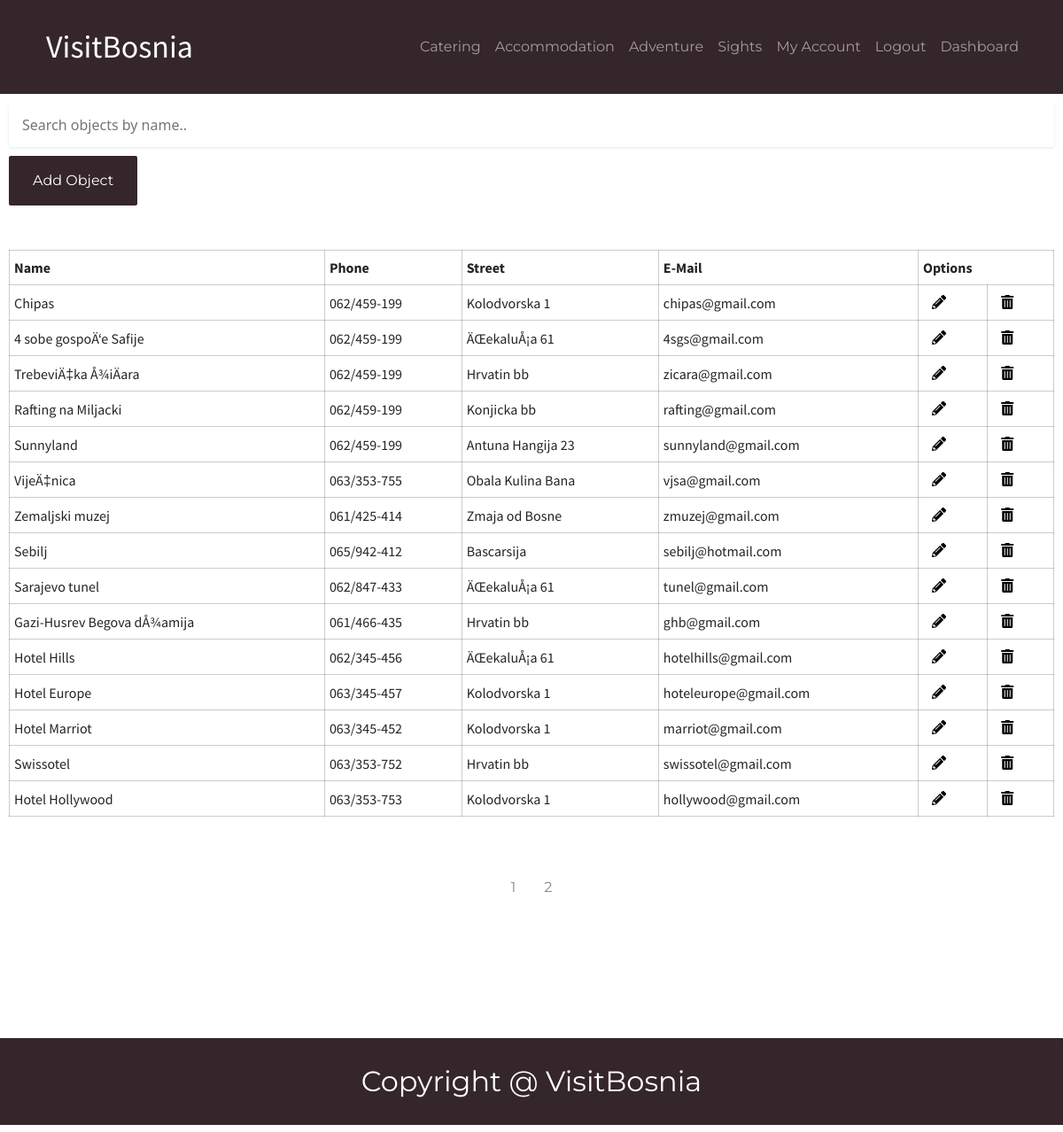
/Objects/objects.php (signed in), run on the app's committed database.
### tables this page shows
CREATE TABLE `type` (
  `tid` int(11) NOT NULL,
  `name` varchar(255) NOT NULL,
  `supertype` int(11) DEFAULT NULL,
  `picture` varchar(255) DEFAULT NULL
);

CREATE TABLE `object` (
  `oid` int(11) NOT NULL,
  `name` varchar(255) NOT NULL,
  `street` varchar(255) NOT NULL,
  `phone` varchar(20) DEFAULT NULL,
  `opening_hours` time NOT NULL,
  `closing_hours` time NOT NULL,
  `pricing` int(11) DEFAULT 0,
  `webpage` varchar(255) DEFAULT NULL,
  `email` varchar(150) DEFAULT NULL,
  `start_day` varchar(20) DEFAULT 'Monday',
  `close_day` varchar(20) DEFAULT 'Sunday',
  `isVegan` tinyint(1) DEFAULT 0,
  `description` longtext DEFAULT NULL,
  `isGlutenFree` tinyint(1) DEFAULT 0,
  `isPetFriendly` tinyint(1) DEFAULT 0,
  `city` int(11) NOT NULL,
  `isHalal` tinyint(1) DEFAULT 0,
  `image` varchar(255) NOT NULL,
  `averagerating` double DEFAULT NULL,
  `active` bit(1) NOT NULL DEFAULT b'1'
);

### Objects/objects.php (the view, shortened to what this page needs)
<?php
require("../dbase.php");
$page = $_GET['page'] ?? 1;
if ($_POST){
    $input = $_POST['search'];
    $queryObjects = mysqli_query($conn, "SELECT * FROM object o WHERE o.name LIKE '%{$input}%' AND o.active = 1");
} else {
    $queryObjects = mysqli_query($conn, "SELECT * FROM object o WHERE o.active = 1");
}
$numOfObjects = mysqli_num_rows($queryObjects);
$objectsPerPage = 15;
$pages = ceil($numOfObjects / $objectsPerPage);
$offset = ($page - 1) * $objectsPerPage;
if ($_POST){
    $query = mysqli_query($conn,"SELECT o.oid, o.name, o.phone, o.street, o.email FROM object o WHERE o.name LIKE '%{$input}%' AND o.active = 1 LIMIT {$offset}, {$objectsPerPage} ");
} else {
    $query = mysqli_query($conn, "SELECT o.oid, o.name, o.phone, o.street, o.email FROM object o WHERE o.active = 1 LIMIT {$offset}, {$objectsPerPage}");
}
?>
<!doctype html>
<html lang="en">
<head>
    <?php include("../Includes/head.php") ?>
    <link rel="stylesheet" href="../Includes/dashboard.css">
    <link rel="stylesheet" href="../Includes/header.css" type="text/css">
    <link rel="stylesheet" href="../Includes/footer.css" type="text/css">
</head>
<body>
    <div id="hdr">
        <?php include("../Includes/header.php"); ?>
    </div>
    <div class="wrapper">
        <div class="second-nav">
            <form action="" method="POST">
                <input name="search" class="search-bar" type="text" placeholder="Search objects by name..">
            </form>
            <a href="../NewObject/newobject.php" class="addObjectBtn">Add Object</a>
        </div>
        <div class="responsive-table">
            <table>
                <tr>
                    <th>Name</th>
                    <th>Phone</th>
                    <th>Street</th>
                    <th>E-Mail</th>
                    <th colspan="2">Options</th>
                </tr>
                <?php while ($row = mysqli_fetch_assoc($query)): ?>
                    <tr>
                        <td><?= $row['name'] ?></td>
                        <td><?= $row['phone'] ?></td>
                        <td><?= $row['street'] ?></td>
                        <td><?= $row['email'] ?></td>
                        <td><a href="edit.php?id=<?= $row['oid']; ?>" class="icon"><i class="fas fa-pencil-alt"></i></a></td>
                        <td><a href="delete.php?id=<?= $row['oid']; ?>" class="icon"><i class="fas fa-trash-alt"></i></a></td>
                    </tr>
                <?php endwhile; ?>
            </table>
        </div>
        <div class="pagination">
            <?php for ($i=0 ; $i<$pages ; $i++) :?>
                <a href="objects.php?page=<?= $i+1 ?>"><?= $i+1 ?></a>
            <?php endfor; ?>
        </div>
    </div>
    <?php include("../Includes/footer.php");?>
</body>
</html>

### Includes/header.php (shortened to what this page needs)
<?php
$conn = mysqli_connect('localhost', 'root', '', 'visitbosnia');
$mainCategories = mysqli_query($conn, "SELECT t.tid,t.name FROM type t WHERE t.supertype IS NULL");
?>
<nav class="navbar navbar-expand-lg navbar-dark">
   <div class="container">
       <a class="navbar-brand" href="../Citypage/citypage.php">VisitBosnia</a>
       <div class="collapse navbar-collapse" id="navbarSupportedContent">
           <ul class="navbar-nav mr-auto">
               <?php while ($row = mysqli_fetch_assoc($mainCategories)): ?>
                   <li class="nav-item"><a class="nav-link" href="../Category/category.php?category=<?= $row['tid'] ?>"><?= $row['name'] ?></a></li>
               <?php endwhile; ?>
               <?php if (isset($_SESSION['auth'])): ?>
                   <li class="nav-item"><a class="nav-link" href="../Profile/profile.php">My Account</a></li>
                   <li class="nav-item"><a class="nav-link" href="../logout.php">Logout</a></li>
               <?php endif; ?>
               <?php if (isset($_SESSION['admin']) && $_SESSION['admin'] == 1): ?>
                   <li class="nav-item"><a class="nav-link" href="../Dashboard/dashboard.php">Dashboard</a></li>
               <?php endif; ?>
           </ul>
       </div>
   </div>
</nav>

### Includes/dashboard.css (style rules this page uses)
* { margin: 0; padding: 0; box-sizing: border-box; }
#hdr { background-color: #34262B; }
.wrapper { width: 1500px; margin: 0 auto; }
.responsive-table { overflow: auto; }
.second-nav { margin: 30px 0; }
form { display: inline; }
.search-bar { background: #FFFFFF; width: 90%; height: 50px; box-shadow: 0 1px 3px rgba(0, 0, 0, 0.1); border-radius: 2px; border: none; padding: 15px; }
.addObjectBtn { background-color: #34262B; color: #fff; border-radius: 2px; padding: 16px 27px; }
td, th { padding: 7px 5px; }
table { margin: 30px 0; width: 100%; }
table, td, th { border: 1px solid rgba(0,0,0,0.2); border-collapse: collapse; font-family: "Source Sans Pro", sans-serif; }
.icon { color: #000000; }
.pagination a { color: rgba(46, 57, 63, 0.6); padding: 8px 16px; border: 3px black; text-decoration: none; transition: background-color .3s; }
.pagination { display: flex; align-items: center; justify-content: center; width: 100%; margin: 30px 0; }
@media (max-width: 1500px) { .wrapper, .search-bar { width: 100%; } }
@media (max-width: 1500px) { .addObjectBtn { display: inline-block; margin: 10px 0; } }
@media (max-width: 1500px) { .responsive-table, .second-nav { margin: 10px; } }

### Includes/header.css (style rules this page uses)
.navbar-brand { font-family: "Source Sans Pro", sans-serif; color: #fff; text-decoration: none; font-size: 36px; }
.container { margin: 13px auto; }
.navbar-collapse { flex-grow: 0; margin: 0; text-align: center; }
a { font-family: "Montserrat", sans-serif; text-decoration: none; color: #fff; padding: 10px; margin: 0; }

### data on the page
type: name "Catering"
type: name "Accommodation"
type: name "Adventure"
type: name "Sights"
object: name "Chipas", phone "062/459-199", street "Kolodvorska 1", email "chipas@gmail.com"
object: name "4 sobe gospoÄ‘e Safije", phone "062/459-199", street "ÄŒekaluÅ¡a 61", email "4sgs@gmail.com"
object: name "TrebeviÄ‡ka Å¾iÄara", phone "062/459-199", street "Hrvatin bb", email "zicara@gmail.com"
object: name "Rafting na Miljacki", phone "062/459-199", street "Konjicka bb", email "rafting@gmail.com"
object: name "Sunnyland", phone "062/459-199", street "Antuna Hangija 23", email "sunnyland@gmail.com"
object: name "VijeÄ‡nica", phone "063/353-755", street "Obala Kulina Bana", email "vjsa@gmail.com"
object: name "Zemaljski muzej", phone "061/425-414", street "Zmaja od Bosne", email "zmuzej@gmail.com"
object: name "Sebilj", phone "065/942-412", street "Bascarsija", email "sebilj@hotmail.com"
object: name "Sarajevo tunel", phone "062/847-433", street "ÄŒekaluÅ¡a 61", email "tunel@gmail.com"
object: name "Gazi-Husrev Begova dÅ¾amija", phone "061/466-435", street "Hrvatin bb", email "ghb@gmail.com"
object: name "Hotel Hills", phone "062/345-456", street "ÄŒekaluÅ¡a 61", email "hotelhills@gmail.com"
object: name "Hotel Europe", phone "063/345-457", street "Kolodvorska 1", email "hoteleurope@gmail.com"
object: name "Hotel Marriot", phone "063/345-452", street "Kolodvorska 1", email "marriot@gmail.com"
object: name "Swissotel", phone "063/353-752", street "Hrvatin bb", email "swissotel@gmail.com"
object: name "Hotel Hollywood", phone "063/353-753", street "Kolodvorska 1", email "hollywood@gmail.com"
